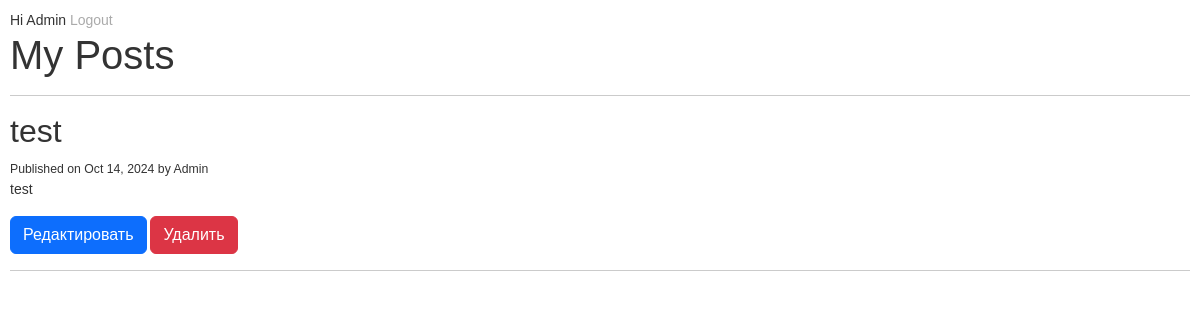
Page / (signed in) on the earlier database version.
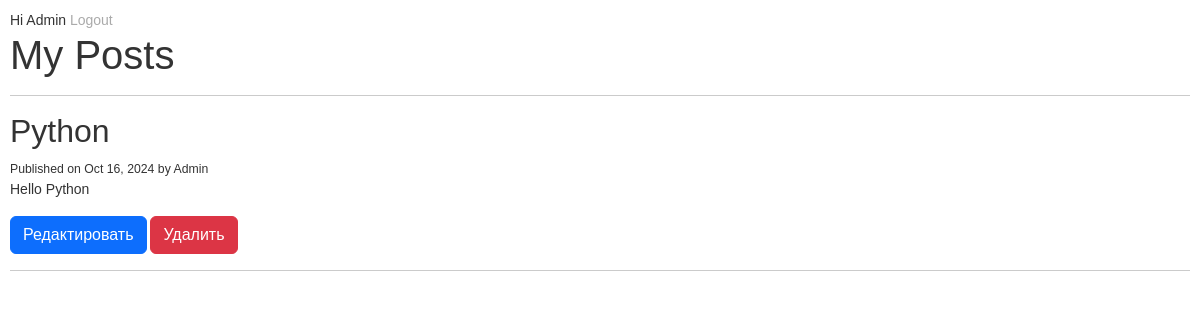
Same page on the later database version.
### posts/models.py (models this page shows, shortened)
class Posts(models.Model):
    title = models.CharField(max_length=120)
    content = models.TextField()
    published_at = models.DateTimeField(default=timezone.now)
    author = models.ForeignKey(User, on_delete=models.CASCADE)

### posts/views.py (the view)
# urls.py: 2. Add a URL to urlpatterns:  path('', views.home, name='home')
def home(request):
    posts = Posts.objects.all()
    context = {"posts": posts}
    return render(request, "posts/home.html", context)

### posts/templates/posts/home.html (shortened to what this page needs)
{% extends 'base.html' %}
{% load bootstrap5 %}
{% block content %}
<h1>My Posts</h1>
	<hr>
	{% for post in posts %}
		<div class="postBlock">
			<h2>{{ post.title }}</h2>
			<small>Published on {{ post.published_at | date:"M d, Y" }} by {{ post.author | title}}</small>
			<p>{{ post.content }}</p>
  			{% if request.user.is_authenticated %}
				<p>
					<a href="{% url 'post-edit' post.id %}"><button type="button" class="btn btn-primary">Редактировать</button></a>
					<a href="{% url 'post-delete' post.id %}"><button type="button" class="btn btn-danger">Удалить</button></a>
				</p>
  			{% endif %}
		</div>
		<hr>
	{% endfor %}
{% endblock content %}

Differences in the rows shown:
removed Posts: title "test", published_at "Oct 14, 2024", author "Admin", content "test"
added Posts: title "Python", published_at "Oct 16, 2024", author "Admin", content "Hello Python"
